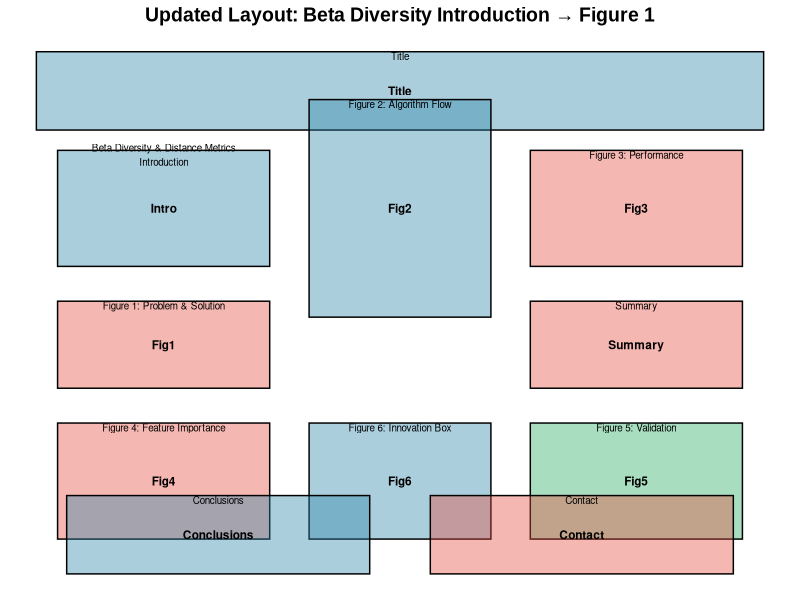

Write the R code that produced this figure.
# Updated Layout Diagram with Beta Diversity Introduction
library(ggplot2)
library(dplyr)

# Set theme
theme_layout <- theme_void() +
  theme(
    text = element_text(size = 10, family = "Arial"),
    plot.title = element_text(size = 14, face = "bold", hjust = 0.5)
  )

# Colors
primary_blue <- "#2E86AB"
accent_red <- "#E74C3C"
text_gray <- "#2C3E50"
light_gray <- "#95A5A6"
success_green <- "#27AE60"

# Create updated content layout
create_updated_layout <- function() {
  
  # Define content areas with new order
  content_data <- data.frame(
    area = c("Title", "Intro", "Fig1", "Fig4", "Fig2", "Fig6", "Fig3", "Summary", "Fig5", "Conclusions", "Contact"),
    x = c(24, 8.4, 8.4, 8.4, 24, 24, 39.6, 39.6, 39.6, 12, 36),
    y = c(33.3, 25.2, 15.8, 6.4, 25.2, 6.4, 25.2, 15.8, 6.4, 2.7, 2.7),
    width = c(48, 14, 14, 14, 12, 12, 14, 14, 14, 20, 20),
    height = c(5.4, 8, 6, 8, 15, 8, 8, 6, 8, 5.4, 5.4),
    color = c(primary_blue, primary_blue, accent_red, accent_red, primary_blue, primary_blue, 
              accent_red, accent_red, success_green, primary_blue, accent_red)
  )
  
  # Create content plot
  p <- ggplot(content_data, aes(x = x, y = y)) +
    # Draw content areas
    geom_rect(aes(xmin = x - width/2, xmax = x + width/2, 
                  ymin = y - height/2, ymax = y + height/2,
                  fill = color),
              alpha = 0.4, color = "black", linewidth = 0.5) +
    # Add labels
    geom_text(aes(label = area), color = "black", fontface = "bold", size = 3) +
    # Add detailed descriptions
    geom_text(aes(x = x, y = y + height/2 - 0.3, 
                  label = case_when(
                    area == "Intro" ~ "Beta Diversity & Distance Metrics\nIntroduction",
                    area == "Fig1" ~ "Figure 1: Problem & Solution",
                    area == "Fig2" ~ "Figure 2: Algorithm Flow",
                    area == "Fig3" ~ "Figure 3: Performance",
                    area == "Fig4" ~ "Figure 4: Feature Importance",
                    area == "Fig5" ~ "Figure 5: Validation",
                    area == "Fig6" ~ "Figure 6: Innovation Box",
                    TRUE ~ area
                  )),
              color = "black", size = 2.5) +
    # Set colors
    scale_fill_identity() +
    # Set limits
    xlim(0, 48) +
    ylim(0, 36) +
    labs(title = "Updated Layout: Beta Diversity Introduction → Figure 1") +
    theme_layout
  
  return(p)
}

# Create the updated layout
cat("Creating updated layout diagram...\n")
updated_layout <- create_updated_layout()

# Save the diagram
ggsave("poster_updated_layout.png", updated_layout, width = 12, height = 9, dpi = 300, bg = "white")

cat("Updated layout diagram saved as: poster_updated_layout.png\n")










